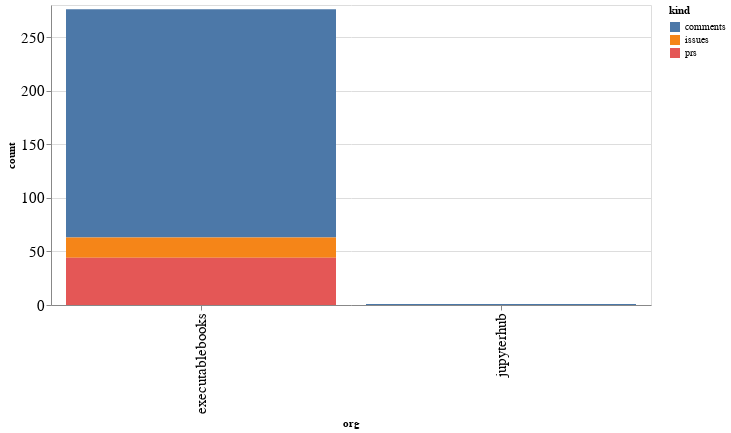

Notebook code cell kept with this figure:
### Code cell
alt.Chart(org_summaries, width=600).mark_bar().encode(
    x='org',
    y='count',
    color='kind',
    tooltip="org"
)

### Figure 1 — Vega-Lite specification as saved in the notebook (floating-point values rounded to 4 significant figures)
{"config": {"axisLeft": {"labelFontSize": 15}, "axisBottom": {"labelFontSize": 15}}, "data": {"name": "data-e05be8f0e34d4b7fcc58577638eabe6a"}, "mark": "bar", "encoding": {"color": {"type": "nominal", "field": "kind"}, "tooltip": {"type": "nominal", "field": "org"}, "x": {"type": "nominal", "field": "org"}, "y": {"type": "quantitative", "field": "count"}}, "width": 600, "$schema": "https://vega.github.io/schema/vega-lite/v4.8.1.json", "datasets": {"data-e05be8f0e34d4b7fcc58577638eabe6a": [{"org": "executablebooks", "kind": "comments", "count": 213}, {"org": "executablebooks", "kind": "issues", "count": 19}, {"org": "executablebooks", "kind": "prs", "count": 44}, {"org": "jupyterhub", "kind": "comments", "count": 1}]}}
